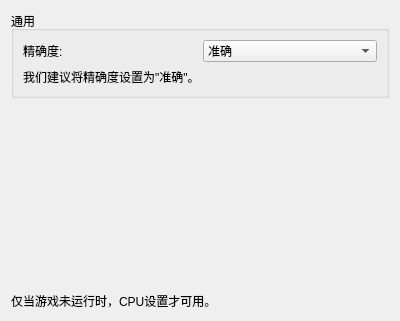
<?xml version="1.0" encoding="UTF-8"?>
<ui version="4.0">
 <class>ConfigureCpu</class>
 <widget class="QWidget" name="ConfigureCpu">
  <property name="geometry">
   <rect>
    <x>0</x>
    <y>0</y>
    <width>400</width>
    <height>321</height>
   </rect>
  </property>
  <property name="windowTitle">
   <string>格式</string>
  </property>
  <layout class="QVBoxLayout">
   <item>
    <layout class="QVBoxLayout">
     <item>
      <widget class="QGroupBox">
       <property name="title">
        <string>通用</string>
       </property>
       <layout class="QVBoxLayout">
        <item>
         <layout class="QHBoxLayout">
          <item>
           <widget class="QLabel">
            <property name="text">
             <string>精确度:</string>
            </property>
           </widget>
          </item>
          <item>
           <widget class="QComboBox" name="accuracy">
            <item>
             <property name="text">
              <string>准确</string>
             </property>
            </item>
            <item>
             <property name="text">
              <string>启动调试模式</string>
             </property>
            </item>
           </widget>
          </item>
         </layout>
        </item>
        <item>
         <widget class="QLabel">
          <property name="wordWrap">
            <bool>1</bool>
          </property>
          <property name="text">
           <string>我们建议将精确度设置为"准确"。</string>
          </property>
         </widget>
        </item>
       </layout>
      </widget>
     </item>
    </layout>
   </item>
   <item>
    <spacer name="verticalSpacer">
     <property name="orientation">
      <enum>Qt::Vertical</enum>
     </property>
     <property name="sizeHint" stdset="0">
      <size>
       <width>20</width>
       <height>40</height>
      </size>
     </property>
    </spacer>
   </item>
   <item>
    <widget class="QLabel" name="label_disable_info">
     <property name="text">
      <string>仅当游戏未运行时，CPU设置才可用。</string>
     </property>
     <property name="wordWrap">
      <bool>true</bool>
     </property>
    </widget>
   </item>
  </layout>
 </widget>
 <resources/>
 <connections/>
</ui>
